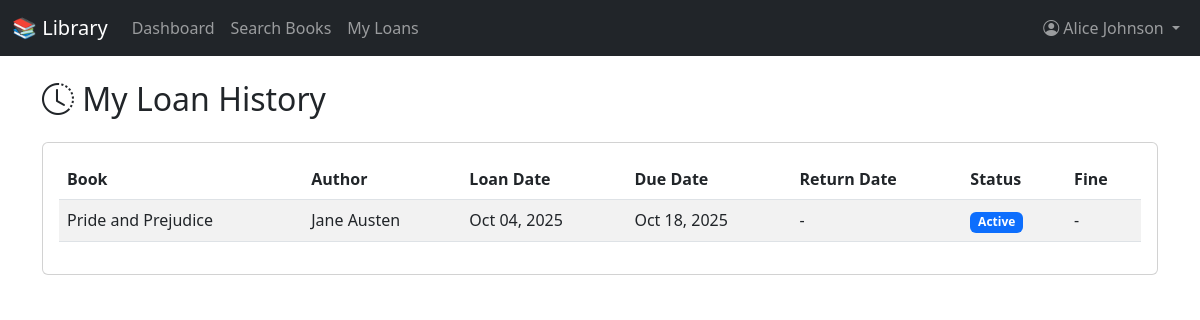
The app's page /client/my-loans.php (signed in) with its own data.
### tables this page shows
CREATE TABLE loans (
    loan_id INT AUTO_INCREMENT PRIMARY KEY,
    book_id INT NOT NULL,
    client_id INT NOT NULL,
    worker_id INT NOT NULL,
    loan_date TIMESTAMP DEFAULT CURRENT_TIMESTAMP,
    due_date DATE NOT NULL,
    return_date TIMESTAMP NULL,
    status ENUM('active', 'returned', 'overdue', 'lost') NOT NULL DEFAULT 'active',
    notes TEXT,
    created_at TIMESTAMP DEFAULT CURRENT_TIMESTAMP,
    FOREIGN KEY (book_id) REFERENCES books(book_id) ON DELETE CASCADE,
    FOREIGN KEY (client_id) REFERENCES users(user_id) ON DELETE CASCADE,
    FOREIGN KEY (worker_id) REFERENCES users(user_id) ON DELETE CASCADE,
    INDEX idx_loans_client (client_id),
    INDEX idx_loans_book (book_id),
    INDEX idx_loans_status (status),
    INDEX idx_loans_due_date (due_date)
);

CREATE TABLE books (
    book_id INT AUTO_INCREMENT PRIMARY KEY,
    isbn VARCHAR(13) UNIQUE,
    title VARCHAR(255) NOT NULL,
    author VARCHAR(255) NOT NULL,
    publisher VARCHAR(100),
    publication_year INT,
    genre_id INT,
    total_copies INT NOT NULL DEFAULT 1,
    available_copies INT NOT NULL DEFAULT 1,
    shelf_location VARCHAR(50),
    description TEXT,
    cover_image_url VARCHAR(500),
    created_at TIMESTAMP DEFAULT CURRENT_TIMESTAMP,
    updated_at TIMESTAMP DEFAULT CURRENT_TIMESTAMP ON UPDATE CURRENT_TIMESTAMP,
    FOREIGN KEY (genre_id) REFERENCES genres(genre_id) ON DELETE SET NULL,
    CONSTRAINT check_copies CHECK (available_copies <= total_copies),
    CONSTRAINT check_total_copies CHECK (total_copies >= 0),
    CONSTRAINT check_available_copies CHECK (available_copies >= 0),
    INDEX idx_books_title (title),
    INDEX idx_books_author (author),
    INDEX idx_books_isbn (isbn),
    INDEX idx_books_genre (genre_id)
);

### includes/auth.php (called while the page is built, shortened)
<?php
function getUserId() {
    return $_SESSION['user_id'] ?? null;
}
?>

### includes/functions.php (called while the page is built, shortened)
<?php
function executeQuery($query, $params = []) {
    $database = new Database();
    $db = $database->getConnection();
    $stmt = $db->prepare($query);
    $stmt->execute($params);
    return $stmt;
}
function fetchAll($query, $params = []) {
    $stmt = executeQuery($query, $params);
    return $stmt->fetchAll(PDO::FETCH_ASSOC);
}
?>

### client/my-loans.php (the view, shortened to what this page needs)
<?php
require_once '../includes/auth.php';
require_once '../includes/functions.php';
$user_id = getUserId();
$loans = fetchAll(
    "SELECT l.*, b.title, b.author, b.isbn,
            COALESCE(f.fine_amount, 0) as fine_amount,
            COALESCE(f.is_paid, 1) as fine_paid
     FROM loans l
     JOIN books b ON l.book_id = b.book_id
     LEFT JOIN fines f ON l.loan_id = f.loan_id
     WHERE l.client_id = ?
     ORDER BY l.loan_date DESC",
    [$user_id]
);
?>
<!DOCTYPE html>
<html lang="en">
<head>
    <link href="https://cdn.jsdelivr.net/npm/bootstrap@5.3.0/dist/css/bootstrap.min.css" rel="stylesheet">
    <link rel="stylesheet" href="https://cdn.jsdelivr.net/npm/bootstrap-icons@1.11.0/font/bootstrap-icons.css">
</head>
<body>
    <?php include 'navbar.php'; ?>
    <div class="container mt-4">
        <h2><i class="bi bi-clock-history"></i> My Loan History</h2>
        <div class="card mt-4">
            <div class="card-body">
                <?php if (empty($loans)): ?>
                    <p class="text-muted">No loan history</p>
                <?php else: ?>
                    <div class="table-responsive">
                        <table class="table table-striped">
                            <thead>
                                <tr>
                                    <th>Book</th>
                                    <th>Author</th>
                                    <th>Loan Date</th>
                                    <th>Due Date</th>
                                    <th>Return Date</th>
                                    <th>Status</th>
                                    <th>Fine</th>
                                </tr>
                            </thead>
                            <tbody>
                                <?php foreach ($loans as $loan): ?>
                                    <tr>
                                        <td><?= htmlspecialchars($loan['title']) ?></td>
                                        <td><?= htmlspecialchars($loan['author']) ?></td>
                                        <td><?= date('M d, Y', strtotime($loan['loan_date'])) ?></td>
                                        <td><?= date('M d, Y', strtotime($loan['due_date'])) ?></td>
                                        <td>
                                            <?= $loan['return_date'] ? date('M d, Y', strtotime($loan['return_date'])) : '-' ?>
                                        </td>
                                        <td>
                                            <span class="badge bg-<?=
                                                $loan['status'] == 'returned' ? 'success' :
                                                ($loan['status'] == 'overdue' ? 'danger' : 'primary')
                                            ?>">
                                                <?= ucfirst($loan['status']) ?>
                                            </span>
                                        </td>
                                        <td>
                                            <?php if ($loan['fine_amount'] > 0): ?>
                                                <span class="badge bg-<?= $loan['fine_paid'] ? 'success' : 'danger' ?>">
                                                    $<?= number_format($loan['fine_amount'], 2) ?>
                                                    <?= $loan['fine_paid'] ? '(Paid)' : '(Unpaid)' ?>
                                                </span>
                                            <?php else: ?>
                                                -
                                            <?php endif; ?>
                                        </td>
                                    </tr>
                                <?php endforeach; ?>
                            </tbody>
                        </table>
                    </div>
                <?php endif; ?>
            </div>
        </div>
    </div>
</body>
</html>

### records on screen
loans: book.title "Pride and Prejudice", book.author "Jane Austen", loan_date "Oct 04, 2025", due_date "Oct 18, 2025", status "Active"

### other values on screen
getUserName() "Alice Johnson"
